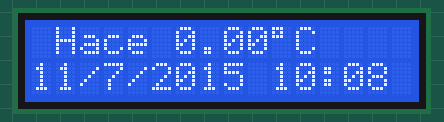
The sketch below on a simulated Arduino Uno, built with avr-gcc and run on an emulated ATmega328P. Shown: 16×2 character LCD.

Above: at 1.1 s.
At 61.1 s:
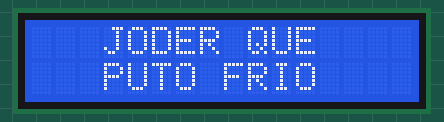

The sketch:

MaquinaDelTiempo_v3.ino
```cpp
#include <OneWire.h>

#include <DallasTemperature.h>

#include <LiquidCrystal.h>

#include <Time.h>

#define Pin 2 //Se declara el pin donde se conectará la DATA

OneWire ourWire(Pin); //Se establece el pin declarado como bus para la comunicación OneWire

DallasTemperature sensors(&ourWire); //Se instancia la librería DallasTemperature

LiquidCrystal lcd(11, NULL, 12, 7, 8, 9, 10);

float  TempActual = 0;
float  TempAnterior = 0;
float  Ajuste = 2;

void setup() {
delay(1000);
Serial.begin(9600);
sensors.begin(); //Se inician los sensores
lcd.begin(16, 2); //Se inicia la pantalla
setTime(10,8,0,11,7,2015); // Las 19:58:00 del dia 1 de Junio de 2015

}

void loop() {
time_t t = now();

if (minute(t) == 0 || minute(t) == 5 || minute(t) == 10 || minute(t) == 15 || minute(t) == 20 ||
    minute(t) == 25 || minute(t) == 30 || minute(t) == 35 || minute(t) == 40 || minute(t) == 45 ||
    minute(t) == 50 || minute(t) == 55) {
    sensors.requestTemperatures(); //Prepara el sensor para la lectura

    lcd.setCursor(0,0);
    lcd.print(" Hace ");
    TempActual = sensors.getTempCByIndex(0);
    TempActual = TempActual - Ajuste;
    lcd.print(TempActual);
    lcd.print("\337C");
    TempAnterior = TempActual;
  }
  else {
    lcd.setCursor(0,0);
    lcd.print(" Hace ");
    lcd.print(TempAnterior);
    lcd.print("\337C");

  }

lcd.setCursor(0,1);
      lcd.print(day(t));
      lcd.print(+ "/") ;
      lcd.print(month(t));
      lcd.print(+ "/") ;
      lcd.print(year(t));
      lcd.print( " ") ;
      lcd.print(hour(t));
      lcd.print(+ ":") ;
      if (minute(t) < 10) {
        lcd.print(+ "0") ;
        lcd.print(minute(t));
      }
      else {
        lcd.print(minute(t));
        }

delay(60000); //Se provoca un lapso de 60 segundos antes de la próxima lectura

if (TempActual < 20) {
  lcd.setCursor(0,0);
  lcd.print("   JODER QUE    ");
  lcd.setCursor(0,1);
  lcd.print("   PUTO FRIO    ");
}

if (TempActual >= 20 && TempActual < 25) {
  lcd.setCursor(0,0);
  lcd.print("   SE ACERCA    ");
  lcd.setCursor(0,1);
  lcd.print("  EL INVIERNO   ");
}

if (TempActual >= 25 && TempActual < 28) {
  lcd.setCursor(0,0);
  lcd.print("   UN DIA MAS  ");
  lcd.setCursor(0,1);
  lcd.print("  EN EL PARAISO ");
}

if (TempActual >= 28) {
  lcd.setCursor(0,0);
  lcd.print("  PON EL AIRE   ");
  lcd.setCursor(0,1);
  lcd.print("     OSTIAS     ");
}

delay(10000); //Se provoca un lapso de 10 segundos antes de la próxima lectura

  lcd.setCursor(0,0);
  lcd.print("                ");
  lcd.setCursor(0,1);
  lcd.print("                ");
}
```

Measured:
- what the display in image 0 shows lasts 60.0 s, from 1.1 s to 61.1 s
- what the display in image 1 shows lasts 10.0 s, from 61.1 s to 71.1 s
